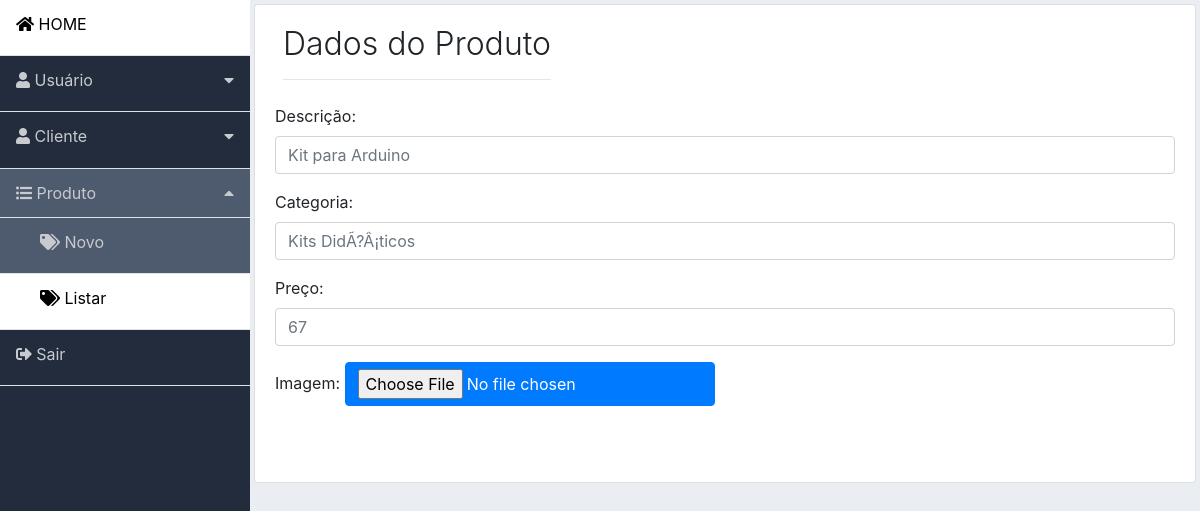
Screenshot of /produto_visualizar.php?id=1 (signed in) with the database file from the repository.
### tables this page shows
CREATE TABLE `produto` (
  `id_produto` int(11) NOT NULL,
  `descricao` varchar(150) NOT NULL,
  `categoria` varchar(100) NOT NULL,
  `preco` varchar(12) NOT NULL,
  `imagem` varchar(200) NOT NULL
);

### produto_visualizar.php (the view, shortened to what this page needs)
<?php
require('includes/header.php');
include('conexao/conexao.php');
if (isset($_GET['id'])) :
    $id = mysqli_escape_string($conexao, $_GET['id']);
    $sql = "SELECT * FROM produto WHERE id_produto=$id";
    $resultado = mysqli_query($conexao, $sql);
    $dados = mysqli_fetch_array($resultado, MYSQLI_ASSOC);
endif;
?>
<div class="content p-1">
    <div class="list-group-item">
        <div class="d-flex">
            <div class="mr-auto p-2">
                <h2 class="display-4 titulo">Dados do Produto</h2>
                <hr>
            </div>
        </div>
        <form >
            <div class="form-group">
                <label for="descricao">Descrição:</label>
                <input type="text" class="form-control" id="descricao" placeholder ="<?php echo $dados['descricao'];?>" name="descricao" value="">
            </div>
            <div class="form-group">
                <label for="categoria">Categoria:</label>
                <input type="text" class="form-control" id="categoria" placeholder="<?php echo $dados['categoria'];?>" name="categoria">
            </div>
            <div class="form-group">
                <label for="preco">Preço:</label>
                <input type="text" class="form-control" id="preco" placeholder="<?php echo $dados['preco'];?>" name="preco">
            </div>
            <div class="form-group">
                <label for="imagem">Imagem:</label>
                <input type="file" class="btn btn-primary" id="imagem" name="imagem">
            </div><br><br>
        </form>
    </div>
    </div>
    <?php require('includes/footer.php') ?>

### css/dashboard.css (style rules this page uses)
body { background-color: #eaeef3; }
.content { width: 100%; }
.titulo { font-size: 2.0rem !important; }

### rows the page displays
produto: descricao "Kit para Arduino", categoria "Kits DidÃ?Â¡ticos", preco "67"
